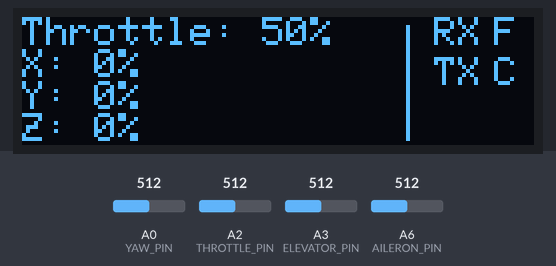
The sketch below on a simulated Arduino Nano, built with avr-gcc and run on an emulated ATmega328P. On the bench: 128×32 one-colour display. The inputs (shaded band) are chosen by the test bench; at power-on: A2 (THROTTLE_PIN) = 512, A3 (ELEVATOR_PIN) = 512, A6 (AILERON_PIN) = 512, A0 (YAW_PIN) = 512.

Above: at 1.2 s.
1.3 s: A2 (THROTTLE_PIN) set to 716
At 2.4 s:
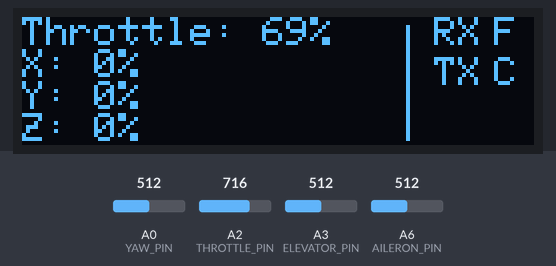
2.8 s: A3 (ELEVATOR_PIN) set to 716
At 4.0 s:
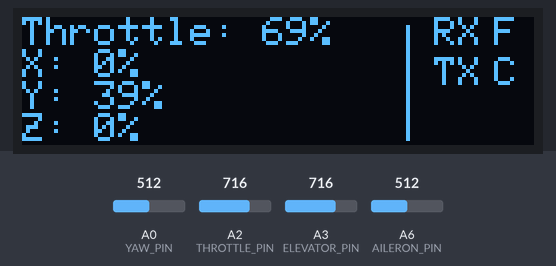
4.3 s: A6 (AILERON_PIN) set to 716
At 5.0 s:
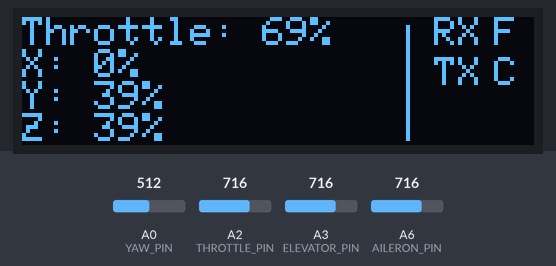
5.8 s: A2 (THROTTLE_PIN) set to 992
At 6.7 s:
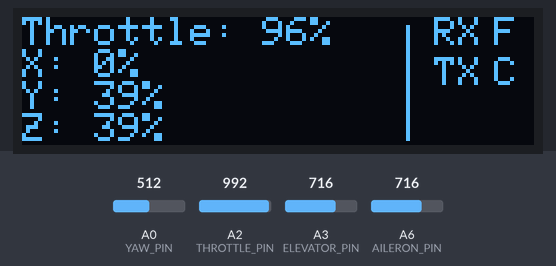
7.3 s: A3 (ELEVATOR_PIN) set to 992
At 8.5 s:
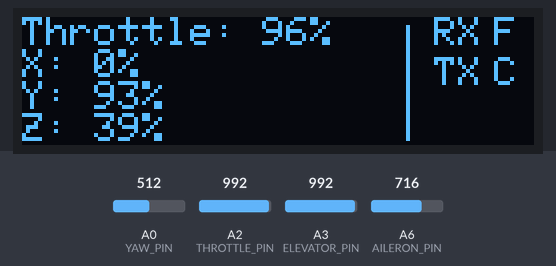
8.8 s: A6 (AILERON_PIN) set to 992
At 9.7 s:
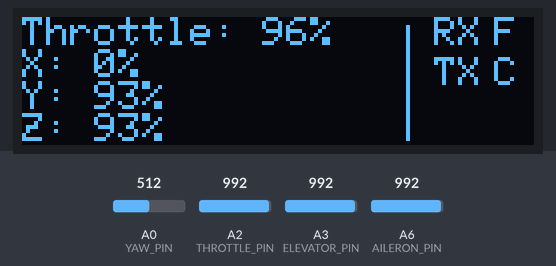
Timing chart, 0 to 11.3 s (numbered marks = the images above; inputs shaded):
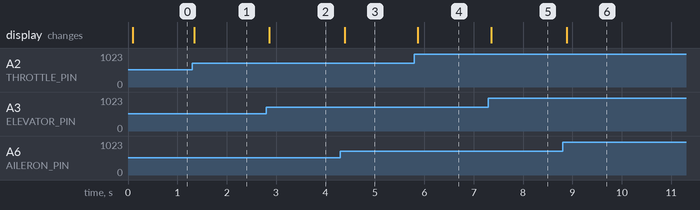

Measured:
- after the input at 1.3 s, the display: changes at once (image 1)
- after the input at 2.8 s, the display: changes after 0.06 s (image 2)
- after the input at 4.3 s, the display: changes after 0.09 s (image 3)
- after the input at 5.8 s, the display: changes after 0.07 s (image 4)
- after the input at 7.3 s, the display: changes after 0.06 s (image 5)
- after the input at 8.8 s, the display: changes after 0.09 s (image 6)

The sketch:

controller.ino
```cpp
/***********************************************************************
FILE CONTROLLER.INO CONTAINS CONTROLLER IMPLEMENTATION AND ENTRY POINT

FILE UTMOST REVIEW DONE ON (03.05.2021) BY ARTUR K.
***********************************************************************/

#include "CoreDefinitions.hpp"

#include <SoftwareSerial.h>
#include <SPI.h>
#include <Wire.h>
#include <Adafruit_GFX.h>
#include <Adafruit_SSD1306.h>

// Pins for different microcontrollers:
// Nano: SDA (A4); SCL(A5);
// MEGA: SDA (20); SCL(21);
// Leonardo: SDA (20); SCL(21);

// Declaration for an SSD1306 display connected to I2C (SDA, SCL pins)
constexpr uint8_t OLED_RESET_PIN = 4; // Reset pin # (or -1 if sharing Arduino reset pin)
constexpr uint8_t SCREEN_WIDTH = 128; // OLED display width, in pixels
constexpr uint8_t SCREEN_HEIGHT = 32; // OLED display height, in pixels
constexpr uint8_t RADIO_RX_PIN = 10;
constexpr uint8_t RADIO_TX_PIN = 11;

// Control input pin declarations
constexpr uint8_t THROTTLE_PIN = A2;
constexpr uint8_t YAW_PIN = 0;
constexpr uint8_t ELEVATOR_PIN = A3;
constexpr uint8_t AILERON_PIN = A6;

void getControlInput( RC::ControllerMsg& msg );
bool receiveMessage();
void displayControlLevels( const RC::ControllerMsg& msg, bool goodTX, bool goodRX );
void setupDisplay();

// Global variable definitions
Adafruit_SSD1306 display( SCREEN_WIDTH, SCREEN_HEIGHT, &Wire, OLED_RESET_PIN );
SoftwareSerial HC12( RADIO_RX_PIN, RADIO_TX_PIN );

void setup()
{
  pinMode( RADIO_RX_PIN, INPUT );
  pinMode( RADIO_TX_PIN, OUTPUT );

  Serial.begin( 9600 ); // Needed only for debug purposes
  HC12.begin( 9600 );

  setupDisplay();
}

void loop()
{
  static byte byteBuffer[ sizeof( RC::ControllerMsg ) ];
  static RC::ControllerMsg controlMsg;

  getControlInput( controlMsg );

  // Send a message with control parameters
  memset( &byteBuffer, 0x00, sizeof( RC::ControllerMsg ) );
  memcpy( &byteBuffer, &controlMsg, sizeof( RC::ControllerMsg ) );

  auto bytesSent = HC12.write( byteBuffer, sizeof( RC::ControllerMsg ) );
  auto rslt = receiveMessage();
  displayControlLevels( controlMsg, ( bytesSent == sizeof( RC::ControllerMsg ) ), rslt );
}

void getControlInput( RC::ControllerMsg& msg )
{
   msg.throttle = analogRead(THROTTLE_PIN);
   msg.yaw = analogRead(YAW_PIN);
   msg.elevator = analogRead(ELEVATOR_PIN);
   msg.aileron = analogRead(AILERON_PIN);
   msg.updateCheckSum();
}

void setupDisplay()
{
  if( !display.begin( SSD1306_SWITCHCAPVCC, 0x3C ) ) // Address 0x3C for 128x32
  {
    Serial.println( F( "SSD1306 allocation failed" ) );
    //for(;;); // Don't proceed, loop forever
  }

  RC::ControllerMsg controlMsg;
  displayControlLevels( controlMsg, false, false );
}

void displayControlLevels( const RC::ControllerMsg& msg, bool goodTX, bool goodRX )
{
  display.clearDisplay();
  display.setTextSize( 1 );             // Normal 1:1 pixel scale
  display.setTextColor( WHITE );        // Draw white text
  display.setCursor( 0, 0 );             // Start at top-left corner

  display.print( "Throttle: " );
  display.print( map( msg.throttle, 0, 1023, 0, 100 ) );
  display.print( "%");

  // Yaw
  display.print( "\nX: " );
  display.print( 0 /* map(STATIC_YAW, 0, 1024, -100.0, 100.0) */ );
  display.print( "%" );

  // Elevator
  display.print( "\nY: " );
  display.print( map( msg.elevator, 0, 1023, -100.0, 100.0 ) );
  display.print( "%" );

  // Aileron
  display.print( "\nZ: " );
  display.print( map( msg.aileron, 0, 1023, -100.0, 100.0 ) );
  display.print( "%" );

  display.drawLine( display.width() - 32, 2, display.width() - 32, display.height() - 2, WHITE );

  display.setCursor( display.width() - 25, 0 );
  //display.setTextColor( BLACK, WHITE ); // Draw 'inverse' coloured text
  display.println( "RX" );

  display.setCursor( display.width() - 10, 0 );
  display.println( ( goodRX ? "C" : "F" ) ); // C refers for connected, F for fail

  display.setCursor( display.width() - 25, 10 );
  display.println( "TX" );

  display.setCursor( display.width() - 10, 10 );
  display.println( ( goodTX ? "C" : "F" ) ); // C refers for connected, F for fail

  //display.setTextSize( 2 );             // Draw 2X-scale text
  //display.setTextColor( WHITE );
  //display.print( F( "0x" ) );
  //display.println( 0xDEADBEEF, HEX );

  display.display();
}

bool receiveMessage()
{
  auto startTime = millis();

  // Wait for the response
  while ( HC12.available() < sizeof( RC::AirVehicleMsg ) )
  {
    // Timeout mechanism
    if ( millis() - startTime >= 10 )
    {
      return false;
    }

    // Delay for 1ms
    delay( 1 );
  }

  // Read the message
  if ( HC12.available() > 0 )
  {
    RC::AirVehicleMsg airVehicleMsg;
    byte* pBuffer = reinterpret_cast< byte* >( &airVehicleMsg );

    pBuffer[ 0 ] = HC12.read(); // 0xDA
    pBuffer[ 1 ] = HC12.read(); // 0x08
    pBuffer[ 2 ] = HC12.read(); // 0xD2
    pBuffer[ 3 ] = HC12.read(); // 0x04

    startTime = millis();
    while ( pBuffer[ 0 ] != 0xDA && pBuffer[ 1 ] != 0x08 && pBuffer[ 2 ] != 0xD2 && pBuffer[ 3 ] != 0x04 )
    {
      // Timeout mechanism
      if ( millis() - startTime >= 10 )
      {
        // TODO: maybe flush the HC12 buffer ??
        return false;
      }

      pBuffer[ 0 ] = HC12.read();
      pBuffer[ 1 ] = HC12.read();
      pBuffer[ 2 ] = HC12.read();
      pBuffer[ 3 ] = HC12.read();
    }

    for ( int i = 4; i < sizeof( RC::AirVehicleMsg ); i++ )
    {
      pBuffer[ i ] = HC12.read();
    }

    if ( airVehicleMsg.signatureA == 2266 && airVehicleMsg.signatureB == 1234 ) //&& airVehicleMsg.checkSum == 16
    {
      // Good message, do something?
      Serial.println( "Good signature, do something?" );
      return true;
    }
  }

  return false;
}
```

CoreDefinitions.hpp
```cpp
/***********************************************************************
FILE COREDEFINITIONS.HPP CONTAINS GENERAL DEFINITIONS FOR THE WHOLE PROJECT

FILE UTMOST REVIEW DONE ON (03.05.2021) BY ARTUR K.
***********************************************************************/

#ifndef RC_CORE_DEFINITIONS_HPP__
#define RC_CORE_DEFINITIONS_HPP__

namespace RC
{
constexpr uint16_t TRANSMITTER_ID = 9999;  // [0] = 15,  [1] = 39
constexpr uint16_t END_CHECK_VALUE = 6647; // [0] = 247, [1] = 25

//-----------------------------------------------------------------------
// CONTROLLER MESSAGE
//
// Message sent from the controller to the receiver.
//-----------------------------------------------------------------------
struct ControllerMsg
{
  ControllerMsg() :
    signatureA{ 2266 },
    signatureB{ 1234 }
    { }

  ~ControllerMsg() = default;

  void updateCheckSum()
  {
    checkSum = throttle + yaw + elevator + aileron;
  }

  // Signature
  uint16_t signatureA;
  uint16_t signatureB;

  // Control parameters
  uint16_t throttle{};
  uint16_t yaw{};
  uint16_t elevator{};
  uint16_t aileron{};

  // Checksum
  uint32_t checkSum{};
};

//-----------------------------------------------------------------------
// AIR VEHICLE MESSAGE
//
// Message sent from the receiver to the controller.
//-----------------------------------------------------------------------
struct AirVehicleMsg
{
  AirVehicleMsg() :
    signatureA{ 2266 },
    signatureB{ 1234 }
    {}

  // Signatures
  uint16_t signatureA;
  uint16_t signatureB;

  // Put parameters here (airspeed, altitude, deflections, e.g.)

  uint32_t checkSum{};
};

} // RC
#endif // RC_CORE_DEFINITIONS_HPP__
```
